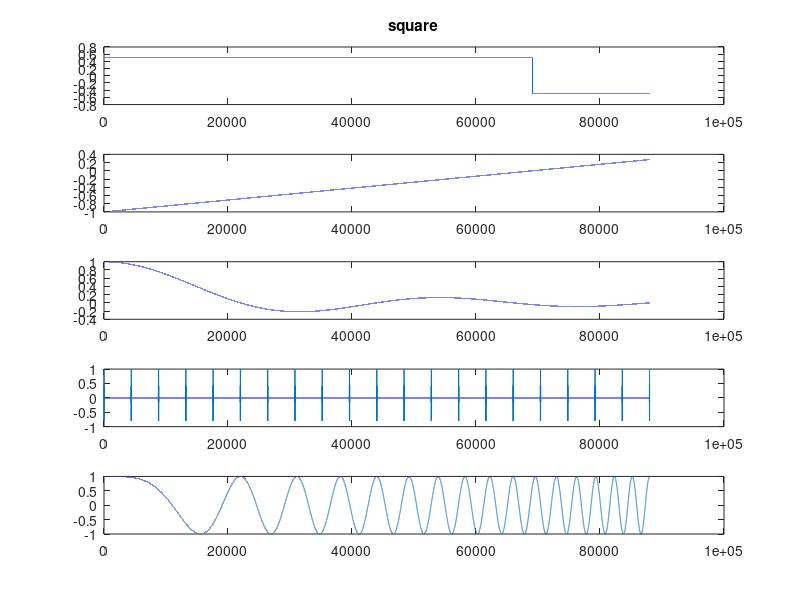

The MATLAB source for this figure:
clear all;
close all;
clc;

f=      440;
Amp=    0.5;
ts =    22000;
T =     4;
t =     0:1/ts:T;
y =     Amp*sin(2*pi*f*t);
d = 0 : 1/5 : T; 
square = Amp*square(t);
sawtooth = sawtooth(t);
sinc = sinc(t);
pulstran = pulstran(t, d, 'gauspuls');
chirp = chirp(t,0,1,2);

subplot(5,1,1);
plot(square);
title 'square';

subplot(5,1,2);
title 'sawtooth';
plot(sawtooth);

subplot(5,1,3);
title 'sinc';
plot(sinc);

subplot(5,1,4);
title 'pulstran';
plot(pulstran);

subplot(5,1,5);
title 'chirp';
plot(chirp);

    
